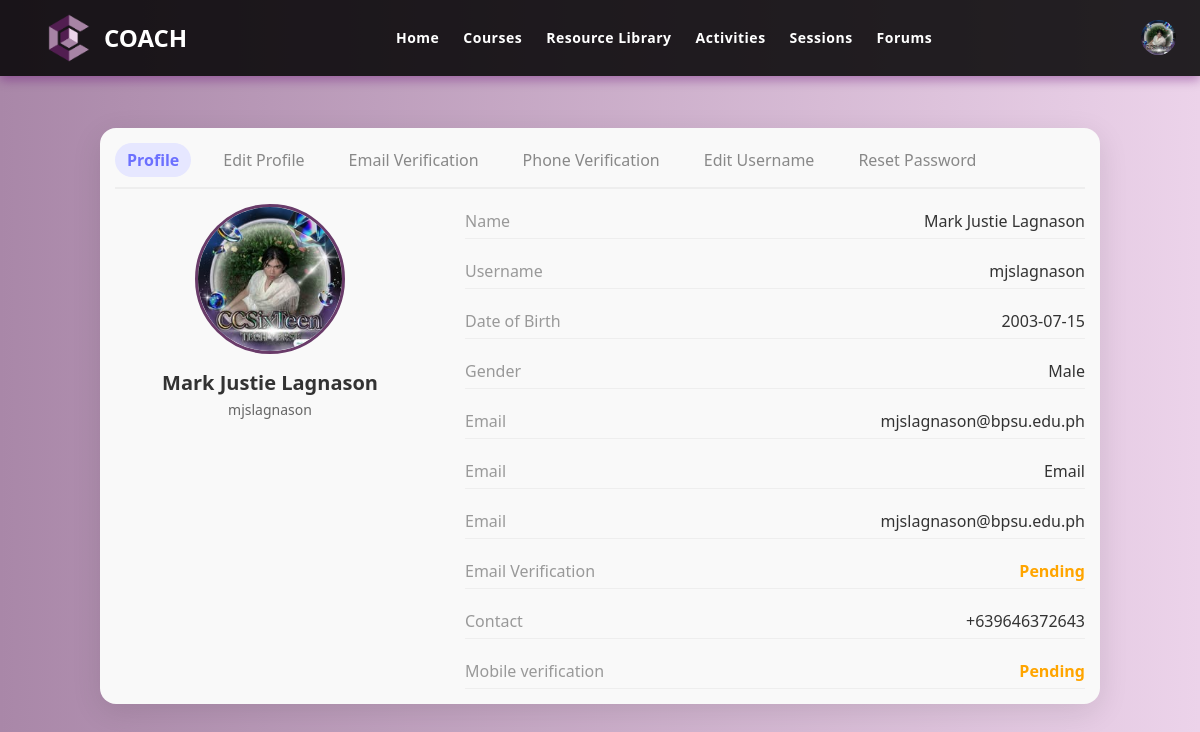
Screenshot of /mentee/profile.php (signed in) with the database file from the repository.
### tables this page shows
CREATE TABLE `users` (
  `user_id` int(11) NOT NULL,
  `username` varchar(70) NOT NULL,
  `password` varchar(255) NOT NULL,
  `user_type` enum('Mentee','Mentor','Admin','Super Admin') NOT NULL,
  `first_name` varchar(100) DEFAULT NULL,
  `last_name` varchar(100) DEFAULT NULL,
  `email` varchar(80) NOT NULL,
  `icon` varchar(200) DEFAULT NULL,
  `dob` date DEFAULT NULL,
  `gender` varchar(30) DEFAULT NULL,
  `contact_number` varchar(100) DEFAULT NULL,
  `mentored_before` varchar(20) DEFAULT NULL,
  `mentoring_experience` text DEFAULT NULL,
  `area_of_expertise` varchar(100) DEFAULT NULL,
  `resume` varchar(200) DEFAULT NULL,
  `certificates` varchar(200) DEFAULT NULL,
  `assessment_score` int(20) DEFAULT NULL,
  `status` varchar(60) DEFAULT NULL,
  `reason` text DEFAULT NULL,
  `email_verification` varchar(50) DEFAULT NULL,
  `contact_verification` varchar(50) DEFAULT NULL,
  `full_address` varchar(100) DEFAULT NULL,
  `student` varchar(20) DEFAULT NULL,
  `student_year_level` varchar(30) DEFAULT NULL,
  `occupation` varchar(40) DEFAULT NULL,
  `to_learn` text DEFAULT NULL
);

### mentee/profile.php (the view, shortened to what this page needs)
<?php
require '../connection/db_connection.php';
$username = $_SESSION['username'];
$sql = "SELECT first_name, last_name, username, dob, gender, email, email_verification, contact_number, contact_verification, icon
        FROM users
        WHERE username = ?";
$stmt = $conn->prepare($sql);
$stmt->bind_param("s", $username);
$stmt->execute();
$result = $stmt->get_result();
if ($result->num_rows > 0) {
    $row = $result->fetch_assoc();
    $name = $row['first_name'] . " " . $row['last_name'];
    $username = $row['username'];
    $dob = $row['dob'];
    $gender = $row['gender'];
    $email = $row['email'];
    $email_verification = $row['email_verification'];
    $contact = $row['contact_number'];
    $mobile_verification = $row['contact_verification'];
    $profile_picture = $row['icon'];
} else {
    echo "Error: User profile not found";
    exit();
}
function getVerificationStatus($status) {
  if (is_null($status) || strtolower($status) === 'pending' || $status == 0) {
      return '<span class="pending">Pending</span>';
  } elseif (strtolower($status) === 'active' || $status == 1) {
      return '<span class="active">Active</span>';
  } else {
      return '<span class="pending">Pending</span>';
  }
}
function getProfilePicture($profile_picture) {
    return (!empty($profile_picture)) ? $profile_picture : "../img/default_pfp.png";
}
$profile_picture_path = getProfilePicture($profile_picture);
$menteeIcon = '';
$sql = "SELECT first_name, icon FROM users WHERE username = ?";
$stmt = $conn->prepare($sql);
$stmt->bind_param("s", $username);
$stmt->execute();
$result = $stmt->get_result();
if ($result->num_rows > 0) {
    $row = $result->fetch_assoc();
    $menteeIcon = $row['icon'];
}
?>
<!DOCTYPE html>
<html lang="en">
<head>
  <link rel="stylesheet" href="css/navbar.css" />
  <link rel="stylesheet" href="css/view-profile.css" />
</head>
<body>
     <section class="background" id="home">
        <nav class="navbar">
          <div class="logo">
            <img src="../uploads/img/LogoCoach.png" alt="Logo">
            <span>COACH</span>
          </div>
          <div class="nav-center">
        <ul class="nav_items" id="nav_links">
          <li><a href="home.php">Home</a></li>
          <li><a href="course.php">Courses</a></li>
          <li><a href="resourcelibrary.php">Resource Library</a></li>
          <li><a href="activities.php">Activities</a></li>
          <li><a href="forum-chat.php">Sessions</a></li>
          <li><a href="group-chat.php">Forums</a></li>
        </ul>
      </div>
          <div class="nav-profile">
  <a href="#" id="profile-icon">
    <?php if (!empty($menteeIcon)): ?>
      <img src="<?php echo htmlspecialchars($menteeIcon); ?>" alt="User Icon" style="width: 35px; height: 35px; border-radius: 50%;">
    <?php else: ?>
      <ion-icon name="person-circle-outline" style="font-size: 35px;"></ion-icon>
    <?php endif; ?>
  </a>
</div>
        </nav>
    </section>
    <main class="profile-container">
    <nav class="tabs">
      <button class="active" onclick="window.location.href='profile.php'">Profile</button>
      <button onclick="window.location.href='edit-profile.php'">Edit Profile</button>
      <button onclick="window.location.href='verify-email.php'">Email Verification</button>
      <button onclick="window.location.href='verify-phone.php'">Phone Verification</button>
      <button onclick="window.location.href='edit-username.php'">Edit Username</button>
      <button onclick="window.location.href='reset-password.php'">Reset Password</button>
    </nav>
      <section class="profile-card">
        <div class="profile-left">
          <img src="<?php echo $profile_picture_path; ?>" alt="Profile Picture" />
          <h2><?php echo $name; ?></h2>
          <p><?php echo $username; ?></p>
        </div>
        <div class="profile-right">
          <div class="info-row"><span>Name</span><span><?php echo $name; ?></span></div>
          <div class="info-row"><span>Username</span><span><?php echo $username; ?></span></div>
          <div class="info-row"><span>Date of Birth</span><span><?php echo $dob; ?></span></div>
          <div class="info-row"><span>Gender</span><span><?php echo $gender; ?></span></div>
          <div class="info-row"><span>Email</span><span><?php echo $email; ?></span></div>
          <div class="info-row"><span>Email</span><span>Email</span></div>
          <div class="info-row"><span>Email</span><span><?php echo $email; ?></span></div>
          <div class="info-row">
            <span>Email Verification</span>
            <?php echo getVerificationStatus($email_verification); ?>
          </div>
          <div class="info-row"><span>Contact</span><span><?php echo $contact; ?></span></div>
          <div class="info-row">
            <span>Mobile verification</span>
            <?php echo getVerificationStatus($mobile_verification); ?>
          </div>
        </div>
      </section>
    </main>
</body>
</html>

### mentee/css/navbar.css (style rules this page uses)
* { box-sizing: border-box; margin: 0; padding: 0; text-transform: capitalize; }
body { color: #260037; font-family: "Merriweather", serif; }
.navbar { width: 100%; padding: 0.8rem 1.5rem; display: flex; justify-content: space-between; align-items: center; position: fixed; top: 0; z-index: 10; background-color: rgba(0, 0, 0, 0.85); font-family: "Ubuntu", sans-serif; box-shadow: 0 4px 10px rgba(101, 5, 116, 0.4); }
.logo { font-size: 1.5em; font-weight: 600; color: #ffffff; display: flex; align-items: center; margin-left: 20px; }
.logo img { width: 50px; margin-right: 10px; }
.nav-center { flex-grow: 1; display: flex; justify-content: center; }
.nav_items { display: flex; justify-content: center; align-items: center; gap: 1.5rem; }
.nav_items li { list-style: none; }
.nav_items li a { text-decoration: none; font-size: 14px; font-weight: 600; color: #ffffff; letter-spacing: 0.5px; transition: 0.3s; }
.nav_items li a::after { content: ''; width: 0; height: 2px; background-color: #64009e; display: block; margin: auto; transition: 0.5s; }
.nav-profile a { color: white; font-size: 30px; display: flex; align-items: center; }

### mentee/css/view-profile.css (style rules this page uses)
* { margin: 0; padding: 0; box-sizing: border-box; font-family: "Segoe UI", Tahoma, Geneva, Verdana, sans-serif; text-transform: none; }
body { background: linear-gradient(to right, #A987A8, #ECD3EA); color: #333; min-height: 100vh; overflow: hidden; }
.profile-container { background-color: #f9f9f9; margin: 20px auto; width: 90%; max-width: 1000px; border-radius: 16px; padding: 15px; box-shadow: 0 8px 30px rgba(0, 0, 0, 0.1); margin-top: 128px; }
.tabs { display: flex; gap: 20px; padding-bottom: 10px; border-bottom: 2px solid #eee; margin-bottom: 15px; flex-wrap: wrap; }
.tabs button { background: none; border: none; font-size: 16px; color: #888; cursor: pointer; padding: 6px 12px; border-radius: 20px; transition: 0.3s; }
.tabs button.active, .tabs button:hover { color: #6c70ff; background-color: #e6e7ff; }
.profile-card { display: flex; gap: 40px; flex-wrap: wrap; }
.profile-left { flex: 1; min-width: 200px; text-align: center; }
.profile-left img { width: 150px; height: 150px; border-radius: 50%; border: 3px solid #693B69; object-fit: cover; margin-bottom: 10px; }
.profile-left h2 { font-size: 20px; margin-bottom: 4px; }
.profile-left p { color: #666; font-size: 14px; }
.profile-right { flex: 2; min-width: 280px; display: flex; flex-direction: column; gap: 15px; }
.info-row { display: flex; justify-content: space-between; border-bottom: 1px solid #eee; padding: 6px 0; font-size: 16px; }
.info-row span:first-child { color: #999; }
.pending { color: orange; font-weight: bold; }
.active { color: green; font-weight: bold; }

### rows the page displays
users: icon (picture), name "Mark Justie Lagnason", username "mjslagnason", dob "2003-07-15", gender "Male", email "mjslagnason@bpsu.edu.ph", contact_number "+639646372643"
